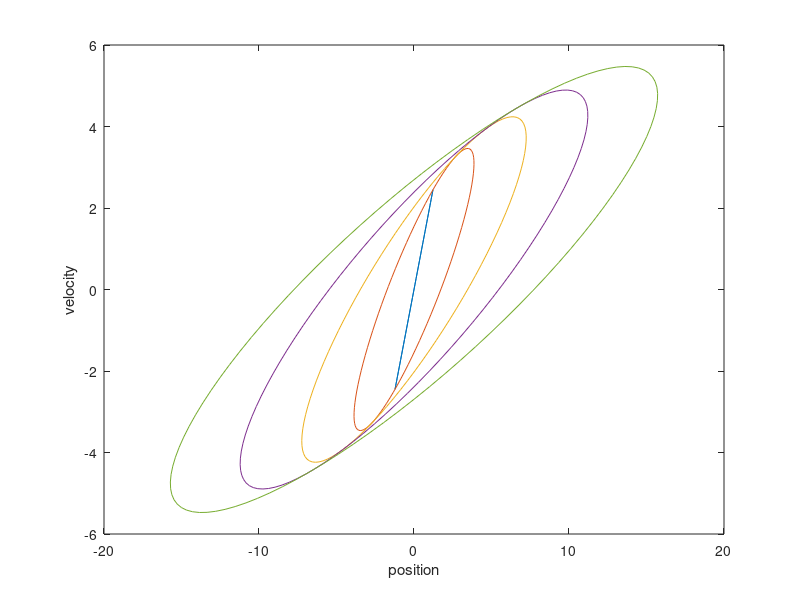

This chart was generated by the following MATLAB code:
%%%HW3 Kalman filter (pre) implementation
clear all
clc
clf
%%%%-----------Prerequisite-----------%%%%
x = [0;0];  %x as posi and velo
u = [0;0];  %u as acceleration
w = [0;0];  %model disturbance
v = [0;0];  %measure noise
dt = 1;
A = [1 dt;0 1];
W = [0.5*dt*dt;dt];%Disturbance matrix  
%%%-----------------
% z = [0;0];  %measurement
% C = eye(2);
% V = [1;1];
z=[0];
C = [1 0];
V = 1;
%%%-----------------
wu = 0;     %mean of the acc/input
w = 1;      %variance for acc/input
uq = 0;     %mean of the measurement
q = 10;     %variance for measurement
R = w.*W*W';
Q = q.*V*V';
cycle = 5;
%%%--------Estimator--------------------%%%
x_est = [0;0];
z_est = [];
K_all = [];
%%%
x_cov = [0 0;0 0];  %Initial covariance is zero
Cov = x_cov;    %Track all the valus over time
for i=1:cycle
    i
    theX = A*x(:,i)+normrnd(wu,w).*W;   % Real states of robot
    x = [x,theX];   %Record all of them
    z = [z,C*x(:,i+1)+normrnd(uq,q).*V];  % Measure states of robot
    %%%%-------------------
    x_est_bar = A*x_est(:,i);
    x_est = [x_est,x_est_bar];   % states estimation
    x_cov = A*x_cov*A' + R; % current covariance
    Cov = [Cov,x_cov];  % Record all variance
end
%%% followings are only for demonstration purpose
Cov(:,1:2) = [];
Cov      %%%   Remove semicolon to see Cov
Cov = [[0 0;0 0], Cov];
x
x_est


%%%----------------error eclipse--------------------------------
MIN_eiganVal = [];
MAX_eiganVal = [];
for i=1:cycle
%繪製error ellipse
% Calculate the eigenvectors and eigenvalues
i;
covariance = [Cov(:,2*i+1) Cov(:,2*i+2)]
[eigenvec, eigenval ] = eig(covariance);

% Get the index of the largest eigenvector
[largest_eigenvec_ind_c, r] = find(eigenval == max(max(eigenval)));
largest_eigenvec = eigenvec(:, largest_eigenvec_ind_c);

% Get the largest eigenvalue
largest_eigenval = max(max(eigenval));
MAX_eiganVal = [MAX_eiganVal,largest_eigenval];
% Get the smallest eigenvector and eigenvalue
if(largest_eigenvec_ind_c == 1)
    smallest_eigenval = max(eigenval(:,2));
    smallest_eigenvec = eigenvec(:,2);
else
    smallest_eigenval = max(eigenval(:,1));
    smallest_eigenvec = eigenvec(1,:);
end
MIN_eiganVal = [MIN_eiganVal,smallest_eigenval];
% Calculate the angle between the x-axis and the largest eigenvector
angle = atan2(largest_eigenvec(2), largest_eigenvec(1));

% This angle is between -pi and pi.
% Let's shift it such that the angle is between 0 and 2pi
if(angle < 0)
    angle = angle + 2*pi;
end

% Get the coordinates of the data mean
% avg = mean(data);

% Get the 95% confidence interval error ellipse
chisquare_val = 2.4477;
theta_grid = linspace(0,2*pi);
phi = angle;
X0= x_est(1,i+1);
Y0= x_est(2,i+1);
a=chisquare_val*sqrt(largest_eigenval);
b=chisquare_val*sqrt(smallest_eigenval);

% the ellipse in x and y coordinates 
ellipse_x_r  = a*cos( theta_grid );
ellipse_y_r  = b*sin( theta_grid );

%Define a rotation matrix
R = [ cos(phi) sin(phi); -sin(phi) cos(phi) ];

%let's rotate the ellipse to some angle phi
r_ellipse = [ellipse_x_r;ellipse_y_r]' * R;

% Draw the error ellipse
plot(r_ellipse(:,1) + X0,r_ellipse(:,2) + Y0,'-')
hold on;

% Set the axis labels
hXLabel = xlabel('position');
hYLabel = ylabel('velocity');
end
MIN_eiganVal
MAX_eiganVal